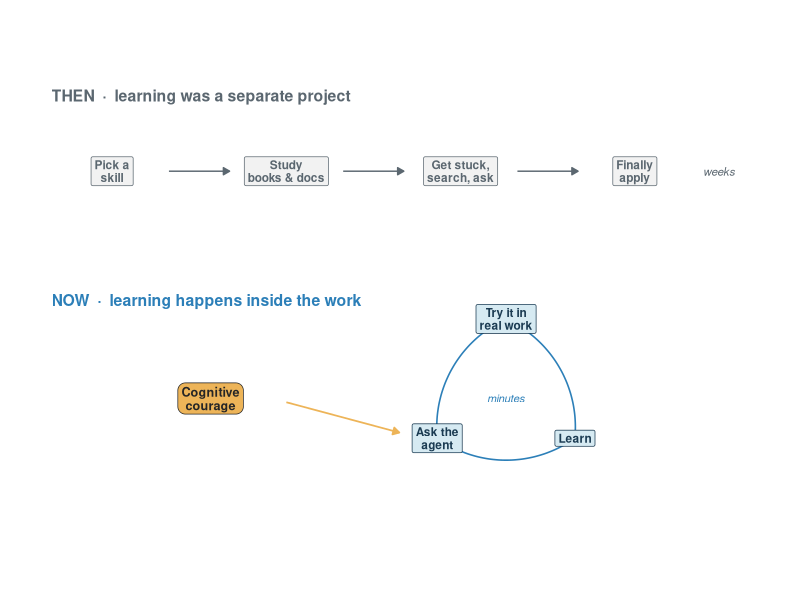
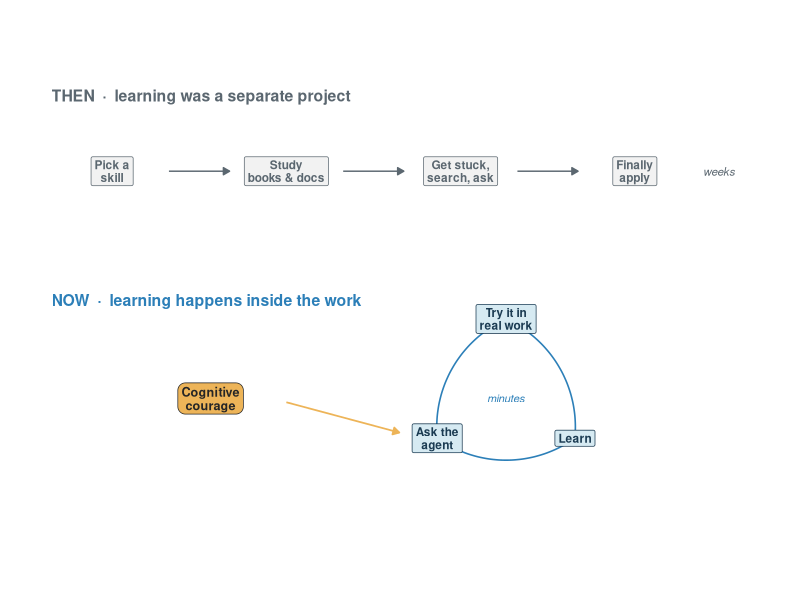

Write R code to recreate these figures, in order.
## ---- chunk 1
#| label: fig-loop
#| fig-cap: "Two ways to pick up a new technique. The old path is a long, linear march through study and search that runs beside the real work. The new one is a tight loop that *is* the work – try something, ask the agent, learn, repeat – and its entrance is guarded only by the willingness to begin before you know how."
#| fig-alt: "A two-part diagram. The top row, labelled THEN, learning was a separate project, shows four boxes in a straight line joined by arrows: Pick a skill, Study books and docs, Get stuck search ask, Finally apply, annotated weeks. The bottom row, labelled NOW, learning happens inside the work, shows a small three-node loop, Try it in real work, Ask the agent, Learn, with arrows cycling between them, annotated minutes. A gold box labelled Cognitive courage sits to the left with an arrow pointing into the loop."
#| code-fold: true
#| code-summary: "Show the code that draws the diagram"
library(tidyverse)

blue <- "#2C7FB8"
gold <- "#EDB458"
grey <- "#5B6770"

# THEN: a long, linear track
then_nodes <- tibble(
  x = c(1, 3.3, 5.6, 7.9),
  y = 4.2,
  label = c("Pick a\nskill", "Study\nbooks & docs",
            "Get stuck,\nsearch, ask", "Finally\napply")
)
then_arrows <- tibble(
  x    = then_nodes$x[-nrow(then_nodes)] + 0.75,
  xend = then_nodes$x[-1] - 0.75,
  y = 4.2, yend = 4.2
)

# NOW: one tight loop, entered through a gate.
# Nodes ordered as the cycle flows: Try -> Ask -> Learn -> Try.
cx <- 6.2; cy <- 1.2; r <- 1.05
ang <- c(90, 210, 330) * pi / 180        # top, bottom-left, bottom-right
now_nodes <- tibble(
  x = cx + r * cos(ang),
  y = cy + r * sin(ang),
  label = c("Try it in\nreal work", "Ask the\nagent", "Learn")
)
loop <- tibble(
  x    = now_nodes$x,
  y    = now_nodes$y,
  xend = now_nodes$x[c(2, 3, 1)],
  yend = now_nodes$y[c(2, 3, 1)]
)
gate <- tibble(x = cx - 3.9, y = cy)

p <- ggplot() +
  annotate("text", x = 0.2, y = 5.2, hjust = 0, fontface = "bold",
           size = 4.0, colour = grey,
           label = "THEN  ·  learning was a separate project") +
  annotate("text", x = 0.2, y = 2.5, hjust = 0, fontface = "bold",
           size = 4.0, colour = blue,
           label = "NOW  ·  learning happens inside the work") +
  geom_segment(data = then_arrows,
               aes(x = x, y = y, xend = xend, yend = yend),
               arrow = arrow(length = unit(0.18, "cm"), type = "closed"),
               linewidth = 0.5, colour = grey) +
  geom_label(data = then_nodes, aes(x, y, label = label),
             fill = "grey95", colour = grey, linewidth = 0.3,
             fontface = "bold", size = 3.0, lineheight = 0.9,
             label.r = unit(0.12, "lines")) +
  annotate("text", x = 8.8, y = 4.2, hjust = 0, fontface = "italic",
           size = 2.9, colour = grey, label = "weeks") +
  geom_label(data = gate, aes(x, y),
             label = "Cognitive\ncourage", fill = gold, colour = "grey15",
             linewidth = 0, fontface = "bold", size = 3.2, lineheight = 0.9,
             label.r = unit(0.5, "lines")) +
  geom_segment(aes(x = gate$x + 1.0, y = cy - 0.05,
                   xend = cx + r * cos(210 * pi / 180) - 0.5, yend = cy - 0.45),
               arrow = arrow(length = unit(0.18, "cm"), type = "closed"),
               linewidth = 0.6, colour = gold) +
  geom_curve(data = loop, aes(x = x, y = y, xend = xend, yend = yend),
             curvature = 0.32, ncp = 12,
             arrow = arrow(length = unit(0.16, "cm"), type = "closed"),
             linewidth = 0.55, colour = blue) +
  geom_label(data = now_nodes, aes(x, y, label = label),
             fill = "#D6EAF2", colour = "#1b3b52", linewidth = 0.3,
             fontface = "bold", size = 3.0, lineheight = 0.9,
             label.r = unit(0.12, "lines")) +
  annotate("text", x = cx, y = cy, label = "minutes",
           fontface = "italic", size = 2.8, colour = blue) +
  coord_fixed(clip = "off", xlim = c(0, 9.6), ylim = c(-0.4, 5.4)) +
  theme_void()

ggsave(
  here::here("posts", "2026-07-07-cognitive-courage", "courage-loop.png"),
  p, width = 7.2, height = 4.6, dpi = 150, bg = "white"
)

p
